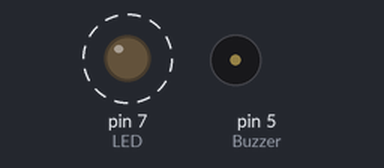
Recording of a sketch running on a simulated Arduino Uno, built with avr-gcc and run on an emulated ATmega328P. Parts: output pins drawn as LEDs (lit = HIGH), buzzer (waves = sounding, pin HIGH). Dashed ring = blinking.

Above: at 0.3 s.
Timing chart, 0 to 3.0 s (numbered marks = the images above):
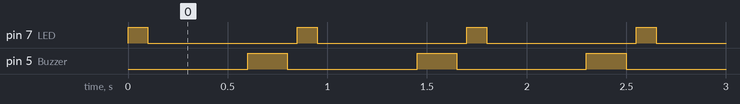

Measured:
- by itself, pin 7 (LED): alternates HIGH for 0.10 s and LOW for 0.75 s
- by itself, pin 5 (Buzzer): alternates HIGH for 0.20 s and LOW for 0.65 s
- by itself, everything shown: repeats every 0.85 s, in 4 steps

The sketch:

Buzzer_LED_Sequence.ino
```cpp
#define LED 7
#define Buzzer 5

void setup()
{
    pinMode(LED, OUTPUT);
    pinMode(Buzzer, OUTPUT);
}
void loop()
{
    digitalWrite(LED, HIGH);
    delay(100);
    digitalWrite(LED, LOW);
    delay(500);
    digitalWrite(Buzzer, HIGH);
    delay(200);
    digitalWrite(Buzzer, LOW);
    delay(50);
}
```
